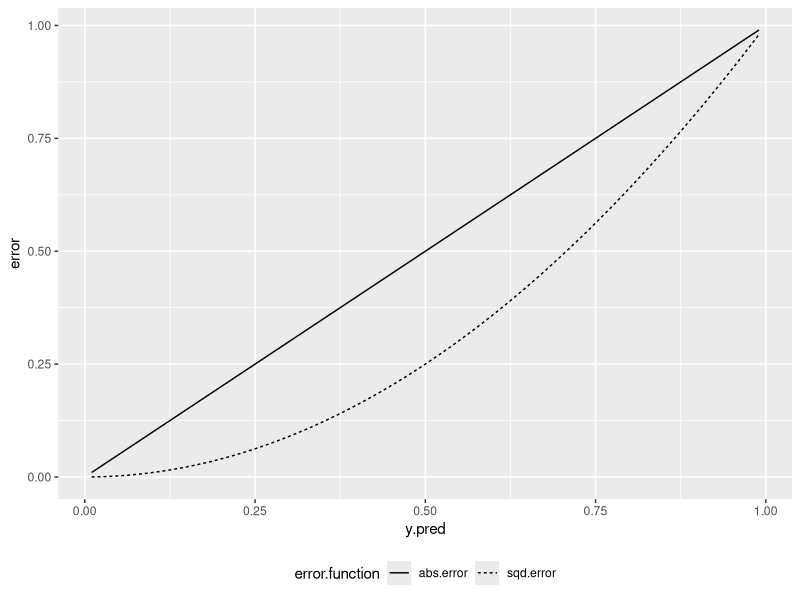

Generate this figure with R: (Note: a time limit stopped this script after it produced the figure.)
#' ---
#' title: 'A leave-year-out approach to model selection'
#' output: github_document
#' ---

#' We're trying to build models that link climate data to demographic data to
#' estimate vital rates and putative drivers. This is a non-trivial task. I will
#' set aside which specific variables will be included in our "candidate
#' variable" list for later. For now, I'll use a preliminary set of variables
#' that I estimated from Jenna's climate dataset. Ideally, if a different set of
#' candidate variables is desired, this workflow can be adapted to work with
#' those variables pretty easily.
#' 
#' In our dataset, we have fewer than ten years of data for estimating each
#' vital rate. I think with so few distinct "climates" observed in our dataset,
#' we should be conservative and only include one climate variable in our model.
#' The question, then, is which variable from our "candidate list" to include?
#' 
#' A useful paper for considering this is Tredennick et al. (2021, Ecology).
#' They identified three different modes or goals of data analysis: exploratory,
#' inferential, and predictive. They then analyzed the same dataset in three
#' different ways and highlighted how they might provide different results. In
#' adapting this to our project, I will first note that I think this project is
#' not inferential at all. In fact, the papers states that if you have more than
#' a handful of candidate models to evaluate, then you are not performing an
#' inferential analysis. This leaves us with exploratory analysis. I would argue
#' that because the project includes an experimental design to measure drought
#' conditions, that the project is suited to predict conditions under changing
#' precipitation regimes. In this case, it may make more sense to keep an eye
#' towards predictive analysis.
#' 
#' Another issue identified in a climate-demography working group is
#' "flickering" of predictors, i.e., that adding additional years or data to a
#' dataset may cause certain variables to come into and out of best models. This
#' problem seems difficult to avoid without an extensive climate dataset, which
#' we certainly do not have. A best approach, then, may be to see how well
#' different climate variables do at predicting out-of-sample years. We can try
#' to do this using a cross-validation approach.
#' 
#' Here, I implement a "leave one year out" cross validation approach. This
#' involves splitting the dataset into training and testing sets; the testing
#' dataset can be all observations in one year, whereas the training dataset is
#' the data from all remaining years. Note that one shortcoming of this is that
#' temporal autocorrelation among years is thus ignored by this model (Roberts
#' et al. 2017, Ecography, makes this argument). We then can measure in some way
#' the performance of a model in predicting the response in the held-out year.
#' This procedure can be repeated for all of the years in the dataset and
#' averaged across held-out years to get a sense of which predictors, on
#' average, are best at predicting held-out years in the dataset. Tredennick et
#' al. (2021) use a similar approach on 20 years of data (i.e., the model is fit
#' 20 times, each time with only 19 years of data, and with each one of those 20
#' models, they evalutate how well it predicts the held-out year).
#' 
#' I will implement this approach below. I'll do this on the probability of
#' flowering. In the markdown file I won't include the code to set up the data,
#' although this code will be under the hood in the .R file. I'll use some
#' tidyverse packages (`dplyr`, `tidyr`, and `ggplot2`) and will fit models in
#' `lme4`.

#+ r setup, include = FALSE, message = FALSE, warning = FALSE, echo = FALSE

library(ggplot2)
library(dplyr)
library(tidyr)
library(lme4)

# Clear namespace
rm(list = ls())

# Load in demographic data
# (survival is imputed here)
demo = read.csv('01_data_cleaning/out/demo_imputed_survival.csv')

# Remove plants that weren't surveyed in 2020
demo = demo %>%
  separate(plantid, into = c('tag', 'plot', 'coord'), remove = FALSE, sep = '_') %>%
  filter(
    !( (Year %in% 2020 & plot %in% c(1:2, 13, 15) & grepl('\\d{2}', coord)) |
       (Year %in% 2020 & plot %in% 3 & (grepl('\\d{2}', coord) | grepl('[7890]', coord))))
  ) %>%
  select(-c(tag, plot, coord))

# Add a column for whether the plant flowered
demo = demo %>%
  mutate(
    flowering = case_when(
      No.umbels > 0 ~ TRUE,
      !No.umbels ~ FALSE,
      is.na(No.umbels) ~ FALSE,
      .default = NA
    )
  )

# Combine observation year's data with previous year's demographic data
demo.fl = merge(
  # x is year of flowering
  # here: need *surviving* plants only
  # also want flowering column
  x = demo %>%
    filter(surv) %>%
    select(Year, plantid, Plot, trt, flowering, demo.note, proc.note, edited),
  # y is previous year's data
  # do this by adding 1 to year (will allow matching)
  # give *only* the plants that have size measurements
  # NOTE: this will cut out some plants from analysis if we don't have their
  # size in the previous year
  y = demo %>%
    mutate(Year = Year + 1) %>%
    filter(!is.na(No.leaves) & !is.na(Leaf.length) & No.leaves > 0) %>%
    mutate(size.prev = log(No.leaves * Leaf.length)) %>%
    select(Year, plantid, size.prev, flowering, demo.note, proc.note, edited),
  all = FALSE, by = c("Year", "plantid"), suffixes = c("", ".prev")
) %>%
  mutate(Plot = factor(Plot))

# Read in a climate dataset
# (csv is has one row for each "season" of each year, with columns for
# aggregated temperature and precipitation measurements in those years)
clim = read.csv('01_data_cleaning/out/climate_summary.csv') %>%
  # fix freeze date column (change to numeric)
  mutate(last.freeze = as.numeric(as.Date(last.freeze)) - as.numeric(as.Date('2019-12-31'))) %>%
  # center temperature and precip variables at mean
  group_by(pd.label) %>%
  mutate(across(contains('Temp'), ~ (. - mean(., na.rm = TRUE)))) %>%
  mutate(across(contains('prec.sum'), ~ (. - mean(., na.rm = TRUE)) / 100 )) %>%
  ungroup() %>%
  # center last freeze date at some neutral-ish date
  mutate(last.freeze = last.freeze - 90)

# For each year, get the previous year's growing season as well (not explicitly
# in current data frame)
clim = rbind(
  clim,
  clim %>% filter(pd.label %in% 'grow') %>% mutate(Year = Year + 1, pd.label = 'pgrow')
)

# Convert data frame to wide form (one row per year) and select some
# pre-screened variables
clim.wide = clim %>%
  # the window start dates aren't necessary
  # also remove the last.freeze column (for now) because it makes things difficult
  select(-c(period.start, last.freeze)) %>%
  pivot_longer(c(contains('prec.sum'), contains("Temp")), names_to = "stat", values_to = "statVal") %>%
  pivot_wider(names_from = c(pd.label, stat), values_from = statVal) %>%
  merge(y = clim %>% filter(!pd.label %in% 'pgrow') %>% distinct(Year, last.freeze)) %>%
  select(
    Year, last.freeze, grow_meanTemp, early_prec.sum, early_minnTemp,
    winter_prec.sum, winter_meanTemp, summer_meanTemp, pgrow_meanTemp
  )

# Merge together to get one data frame
demo.fl.clim = merge(x = demo.fl, y = clim.wide, by = 'Year') %>%
  # Remove 2017 data (because 2016 size measurements are unreliable)
  filter(Year > 2017)

#' The data frame is assigned to the variable `demo.fl.clim`.

#+ r show data frame, echo = TRUE, warning = FALSE, message = FALSE

# Columns of data frame
names(demo.fl.clim)
# Climate variables are `last.freeze` through `pgrow_meanTemp`.
# `size.prev` is size in the previous year
# `flowering.prev` is whether the plant flowered in the previous year
# `flowering` is our response (boolean)
# `plantid` is a unique identifier for each unique plant

demo.fl.clim[1:5, c(1:5, 15:18)]

# Total number of observations
nrow(demo.fl.clim)

# Number of unique plants
length(unique(demo.fl.clim$plantid))

#' First, I'll fit a model without climate-associated variables, simply
#' absorbing year-to-year variation by including year as a random effect. I'll
#' use this to find a model structure for non-climate related terms to include
#' in the models looking for climate effects. I'll use AIC to evaluate these
#' models. *Note: I'm not sure if this is the best way to evaluate these models
#' against each other.* This step seems exploratory. In Tredennick et al.
#' (2021), they perform exploratory analysis by doing null hypothesis
#' significance testing and then correcting for multiple comparisons. That
#' approach may be valid as well.
#' 
#' I'll do this step on the full dataset because we're not trying to predict
#' data for missing years in this step, just to get additional variables that
#' need to be controlled for in models of flowering probability.

#+ r fit base models, echo = TRUE, warning = FALSE, message = FALSE

# Null model (no fixed effects)
f_0 = glmer(
  formula = flowering ~ (1 | Year) + (1 | Plot),
  family = 'binomial',
  data = demo.fl.clim
)

# Model with size in previous year
f_s = glmer(
  formula = flowering ~ size.prev + (1 | Year) + (1 | Plot),
  family = 'binomial',
  data = demo.fl.clim
)

AIC(f_0, f_s)
# Unsurprisingly, considerably strong effect of including previous year's size.

# Try fitting models with probability of flowering in the previous year.

# Without interaction
f_s.f = glmer(
  formula = flowering ~ size.prev + flowering.prev + (1 | Year) + (1 | Plot),
  family = 'binomial',
  data = demo.fl.clim
)

# With interaction
f_sf = glmer(
  formula = flowering ~ size.prev * flowering.prev + (1 | Year) + (1 | Plot),
  family = 'binomial',
  data = demo.fl.clim
)

AIC(f_s, f_s.f, f_sf)
# From a multi-model perspective, either of these models (with or without
# flowering time) are plausible. Because we'll be fitting a lot of models later,
# I'll adopt the approach of simply choosing the most parsimonious of plausible
# models (i.e., simplest model with delta AIC within 2 of the best performing
# model), in which case I'll proceed without the interaction.

# Look for effects of treatment, and possible interactions

f_s.f.t = glmer(
  formula = flowering ~ size.prev + flowering.prev + trt + (1 | Year) + (1 | Plot),
  family = 'binomial',
  data = demo.fl.clim
)

f_st.f = glmer(
  formula = flowering ~ size.prev * trt + flowering.prev + (1 | Year) + (1 | Plot),
  family = 'binomial',
  data = demo.fl.clim
)

f_s.ft = glmer(
  formula = flowering ~ size.prev + flowering.prev * trt + (1 | Year) + (1 | Plot),
  family = 'binomial',
  data = demo.fl.clim
)

f_st.ft = glmer(
  formula = flowering ~ size.prev * trt + flowering.prev * trt + (1 | Year) + (1 | Plot),
  family = 'binomial',
  data = demo.fl.clim
)

AIC(f_s.f, f_s.f.t, f_st.f, f_s.ft, f_st.ft) %>% mutate(delta.aic = AIC - min(AIC))
# It looks like the most parsimonious, simplest model has a treatment effect
# interacting with flowering time, but not with size.

#' Based on this procedure, we'll fit all of our climate-variable models with a
#' fixed effect of size and interactions between fixed effects of flowering and
#' treatment.
#' 
#' Now, for the leave-one-out step
#' 
#' I'll make six different splits of the dataset, one with each year held out.
#' I'll store these in a list where each element of hte list contains the
#' testing and training dataset.

#+ r split data, warning = FALSE, message = FALSE

demo.years = sort(unique(demo.fl.clim$Year))
demo.fl.split = vector(mode = 'list', length = length(demo.years))

for (i in 1:length(demo.years)) {
  
  demo.fl.split[[i]]$train = demo.fl.clim %>% filter(!(Year %in% demo.years[i]))
  demo.fl.split[[i]]$test  = demo.fl.clim %>% filter(Year %in% demo.years[i])
  demo.fl.split[[i]]$holdout = demo.years[i]
  
}

length(demo.fl.split)

#' Before fitting models, it's worthwhile to think about how to evaluate models
#' at predicting our out-of-sample years. There are multiple ways to do this,
#' and I haven't thought incredibly hard about the advantages of each.
#' 
#' Two sensible options are to use the "mean absolute deviation" (MAD), i.e.,
#' `abs(y.true - y.pred)` averaged over all data points. Another is to use what
#' is used in OLS for linear models, the mean squared deviation, i.e., `(y.true
#' - y.pred)^2` averaged over all data points. Because we're dealing with
#' bernoulli data, `y.true` will be 0 or 1; we'll assume `y.pred` is a predicted
#' probability.
#' 
#' Here is a plot of each of those. Assume that `y.true` is zero (i.e., the
#' plant did not flower). The x-axis is model predictions, `y.pred`, and the
#' y-axis is the error associated with the given `y.pred`.

#+ r show errors, echo = FALSE, warning = FALSE, message = FALSE

data.frame(y.pred = (1:99) / 100) %>%
  mutate(abs.error = abs(0-y.pred), sqd.error = (0-y.pred)^2) %>%
  pivot_longer(-y.pred, names_to = 'error.function', values_to = 'error') %>%
  ggplot(aes(x = y.pred, y = error, group = error.function)) +
  geom_line(aes(linetype = error.function)) +
  theme(legend.position = 'bottom')

#' If `y.true` is 1, then the plot is identical but with the x-axis reversed. A
#' `y.pred` of 0.5 is predicting that either outcome is equally likely; in this
#' case where `y.true` is zero, then values less than 0.5 are predicting that
#' not flowering is predicted to be more likely, and values greater than 0.5
#' predict that flowering is more likely than not. The squared error function
#' gives a lower penalty for predicting 0.5, and gives a harsher penalty for
#' being on the wrong side of 0.5. Maybe for this reason it's a good idea to use
#' the squared error function.
#' 
#' I'll use `sapply` to run each element of the list through a wrapper function
#' that fits a the model on the training set, then makes model predictions on
#' the testing set, and finally computes a mean error on those predictions.

#+ r model fitting wrappers, echo = TRUE, warning = FALSE

# Wrapper function for inverse logit
ilogit = function(x) 1 / (1 + exp(-x))

# Wrapper function for fitting a model on the split dataset
fit.split.model = function(dfs, mod.formula) {
  
  try( 
    mod <- glmer(
      formula = mod.formula,
      family = 'binomial',
      data = dfs$train,
      control = glmerControl(optimizer = 'bobyqa', optCtrl = list(maxfun = 1e6))
    )
  )
  
  # NOTE: here, we're doing the predictions including the plot-level random effects.
  if (exists('mod')) { 
    mod.pred  = predict(mod, newdata = dfs$test, re.form = ~ (1 | Plot)) %>% ilogit()
    mod.score = mean((dfs$test$flowering - mod.pred))^2
    return(mod.score)
  } else { return(NA) }
}

# Example, run on the first split (holding out year 2017)
fit.split.model(
  dfs = demo.fl.split[[1]], 
  mod.formula = 'flowering ~ size.prev + flowering.prev * trt + (1 | Year) + (1 | Plot)'
)

#' Now, we need to evaluate a set of candidate models to try out. This list will
#' be quite long! i'll try fitting models with flowering as a response
#' (obvoiusly), but in each case, with different climate variables included.
#' We'll try also looking at interactions with treatment, interactions with
#' size, and interactions with flowering in the previous year. Following
#' Tredennick et al. (2021), I'll also fit the model with none of these terms as
#' a null model for comparison - if the null model outperforms all
#' climate-related models, then we have all bogus climate variables.
#' 
#' I'm making the choice to leave the year-level random effects in. I'm not
#' totally sure if this is the best idea, but my reasoning here is that even
#' though much of the year-to-year variation is accounted for in the climate
#' term, there will still be correlations in residuals within a year. A drawback
#' to this is that this may throw a bunch of additional convergence errors, in
#' which case we will not be totally confident that our training models are in
#' fact fit with the maximum likelihood estimators.
#' 

forms = c(
  # Null model
  'flowering ~ size.prev + flowering.prev * trt + (1 | Year) + (1 | Plot)', 
  # Models with fixed effects of climate variables
  'flowering ~ size.prev + flowering.prev * trt + (1 | Year) + (1 | Plot) + last.freeze',
  'flowering ~ size.prev + flowering.prev * trt + (1 | Year) + (1 | Plot) + grow_meanTemp',
  'flowering ~ size.prev + flowering.prev * trt + (1 | Year) + (1 | Plot) + early_prec.sum',
  'flowering ~ size.prev + flowering.prev * trt + (1 | Year) + (1 | Plot) + early_minnTemp',
  'flowering ~ size.prev + flowering.prev * trt + (1 | Year) + (1 | Plot) + winter_prec.sum',
  'flowering ~ size.prev + flowering.prev * trt + (1 | Year) + (1 | Plot) + winter_meanTemp',
  'flowering ~ size.prev + flowering.prev * trt + (1 | Year) + (1 | Plot) + summer_meanTemp',
  'flowering ~ size.prev + flowering.prev * trt + (1 | Year) + (1 | Plot) + pgrow_meanTemp',
  # Models with size-by-climate interactions
  # (Null model will have size.prev slope varying by year)
  'flowering ~ flowering.prev * trt + (size.prev | Year) + (1 | Plot)', 
  'flowering ~ size.prev * last.freeze + flowering.prev * trt + (1 | Year) + (1 | Plot)',
  'flowering ~ size.prev * grow_meanTemp + flowering.prev * trt + (1 | Year) + (1 | Plot)',
  'flowering ~ size.prev * early_prec.sum + flowering.prev * trt + (1 | Year) + (1 | Plot)',
  'flowering ~ size.prev * early_minnTemp + flowering.prev * trt + (1 | Year) + (1 | Plot)',
  'flowering ~ size.prev * winter_prec.sum + flowering.prev * trt + (1 | Year) + (1 | Plot)',
  'flowering ~ size.prev * winter_meanTemp + flowering.prev * trt + (1 | Year) + (1 | Plot)',
  'flowering ~ size.prev * summer_meanTemp + flowering.prev * trt + (1 | Year) + (1 | Plot)',
  'flowering ~ size.prev * pgrow_meanTemp + flowering.prev * trt + (1 | Year) + (1 | Plot)',
  # Models with treatment-by-climate interactions
  # # (Null model will have trt slope varying by year)
  # 'flowering ~ size.prev + flowering.prev * trt + (trt | Year) + (1 | Plot)', 
  'flowering ~ size.prev + flowering.prev * trt + trt * last.freeze + (1 | Year) + (1 | Plot)',
  'flowering ~ size.prev + flowering.prev * trt + trt * grow_meanTemp + (1 | Year) + (1 | Plot)',
  'flowering ~ size.prev + flowering.prev * trt + trt * early_prec.sum + (1 | Year) + (1 | Plot)',
  'flowering ~ size.prev + flowering.prev * trt + trt * early_minnTemp +  (1 | Year) + (1 | Plot)',
  'flowering ~ size.prev + flowering.prev * trt + trt * winter_prec.sum + (1 | Year) + (1 | Plot)',
  'flowering ~ size.prev + flowering.prev * trt + trt * winter_meanTemp + (1 | Year) + (1 | Plot)',
  'flowering ~ size.prev + flowering.prev * trt + trt * summer_meanTemp + (1 | Year) + (1 | Plot)',
  'flowering ~ size.prev + flowering.prev * trt + trt * pgrow_meanTemp + (1 | Year) + (1 | Plot)',
  # Models with flowering-by-treatment-by-climate interactions
  # # (Null model will have trt*flowering slope varying by year)
  # 'flowering ~ size.prev + (flowering.prev * trt | Year) + (1 | Plot)', 
  'flowering ~ size.prev + flowering.prev * trt * last.freeze + (1 | Year) + (1 | Plot)',
  'flowering ~ size.prev + flowering.prev * trt * grow_meanTemp + (1 | Year) + (1 | Plot)',
  'flowering ~ size.prev + flowering.prev * trt * early_prec.sum + (1 | Year) + (1 | Plot)',
  'flowering ~ size.prev + flowering.prev * trt * early_minnTemp +  (1 | Year) + (1 | Plot)',
  'flowering ~ size.prev + flowering.prev * trt * winter_prec.sum + (1 | Year) + (1 | Plot)',
  'flowering ~ size.prev + flowering.prev * trt * winter_meanTemp + (1 | Year) + (1 | Plot)',
  'flowering ~ size.prev + flowering.prev * trt * summer_meanTemp + (1 | Year) + (1 | Plot)',
  'flowering ~ size.prev + flowering.prev * trt * pgrow_meanTemp + (1 | Year) + (1 | Plot)'
)

# Initialize an object to store scores in
# rows correspond to models, cols correspond to hold-out years
form.scores = matrix(NA, nrow = length(forms), ncol = length(demo.years))

# Note: this loop takes a while because it fits ~200 models
for (i in 1:length(forms)) {
  form.scores[i,] = sapply(
    X = demo.fl.split, 
    FUN = fit.split.model,
    mod.formula = forms[i]
  )
}

# Distribution of the model scores
hist(rowMeans(form.scores))

# Look at the best performing models
data.frame(
  form  = forms,
  score = round(rowMeans(form.scores), 4)
) %>%
  arrange(score) %>%
  head(8)

#' From this, it appears that all of the best performing models all have mean
#' summer temperature (from the prior year) as a predictor. The differences
#' among models are simply due to interaction terms. The next-best set of
#' performing models all feature growing season temperature in the previous
#' year. Note that this near arrangement where the best performing models
#' feature the same sets of predictors is *not* guaranteed to happen. But, when
#' it does happen, it suggests that there may be predictive power in the
#' predictor.
#' 
#' To get coefficients, let's fit the models with summer temperature on the
#' whole dataset. We'll fit all of the mdoels for assessment.
#'

f_s.fts = glmer(
  formula = flowering ~ size.prev + flowering.prev * trt * summer_meanTemp + 
    (1 | Year) + (1 | Plot),
  family = binomial,
  data = demo.fl.clim
)

f_s.ft.ts = glmer(
  formula = flowering ~ size.prev + flowering.prev * trt + trt * summer_meanTemp + 
    (1 | Year) + (1 | Plot),
  family = binomial,
  data = demo.fl.clim
)

f_ss.ft = glmer(
  formula = flowering ~ size.prev * summer_meanTemp + flowering.prev * trt + 
    (1 | Year) + (1 | Plot),
  family = binomial,
  data = demo.fl.clim
)

f_s.ft.s = glmer(
  formula = flowering ~ size.prev + summer_meanTemp + flowering.prev * trt + 
    (1 | Year) + (1 | Plot),
  family = binomial,
  data = demo.fl.clim
)

# Look at AIC just to see how these models compare to each other
AIC(f_s.fts, f_s.ft.ts, f_ss.ft, f_s.ft.s) %>%
  mutate(delta.aic = AIC - min(AIC))
# The ordering of these models is roughly the same in as our procedure!

# Examine the coefficients in the "best" performing model
summary(f_s.fts)
# From these, it appears that:
# - Positive but n.s. effect of prior flowering in the controls (as in other models)
# - Positive but n.s. effect of summer temperature in previous year
# - For plants that flowered previously, the treatments have *positive* 
#   effects on flowering
# - Increasing summer temperature also has extra-strong effects on drought 
#   plants that did not flower in the prior year
# - For flowering plants, there may be a negative effect in irrigated plots for plants 
#   that flowered in the previous year (compared to those that did not)

#' Let's plot some of these model fits against the raw data to see how they differ from each other.
#' 

#+ r, plot model fits, echo = FALSE

summ.temp.predictions = expand.grid(
  size.prev = c(5:50)/10,
  flowering.prev = c(TRUE, FALSE),
  Year = 2017:2023,
  trt = c('control', 'drought', 'irrigated')
) %>%
  merge(y = demo.fl.clim %>% distinct(Year, summer_meanTemp)) %>%
  mutate(
    pred.s.fts = predict(f_s.fts, newdata = ., re.form = NA) %>% ilogit(),
    pred.s.ft.ts = predict(f_s.ft.ts, newdata = ., re.form = NA) %>% ilogit(),
    pred.s.ss.ft = predict(f_ss.ft, newdata = ., re.form = NA) %>% ilogit(),
    pred.s.ft.s = predict(f_s.ft.s, newdata = ., re.form = NA) %>% ilogit()
  ) %>%
  pivot_longer(contains('pred.'), names_to = 'model', values_to = 'prediction') %>%
  mutate(model = gsub('pred\\.', '', model))

demo.fl.clim %>%
  mutate(
    flowering = as.numeric(flowering),
    flowering.prev = ifelse(flowering.prev, 'veg.prior', 'flw.prior')
  ) %>%
  ggplot(aes(x = size.prev, colour = trt)) +
  geom_point(
    aes(y = flowering),
    size = 3, alpha = 0.5,
    position = position_jitter(height = 0.1)
  ) +
  geom_line(
    data = summ.temp.predictions %>%
      mutate(flowering.prev = ifelse(flowering.prev, 'veg.prior', 'flw.prior')),
    aes(y = prediction, group = model, linetype = model)
  ) +
  scale_colour_manual(values = c('black', 'red', 'blue')) +
  labs(x = 'Size in prev. year', y = 'Flowering probability') +
  facet_wrap(~ paste(Year, trt, flowering.prev)) +
  theme(legend.position = 'bottom')

#' Perhaps unsurprisingly (given how close all of the scores are), these models
#' appear to differ very little in their predictions!
#' 
#' It does look, though, like the differences mostly arise in areas where there
#' is no data!
